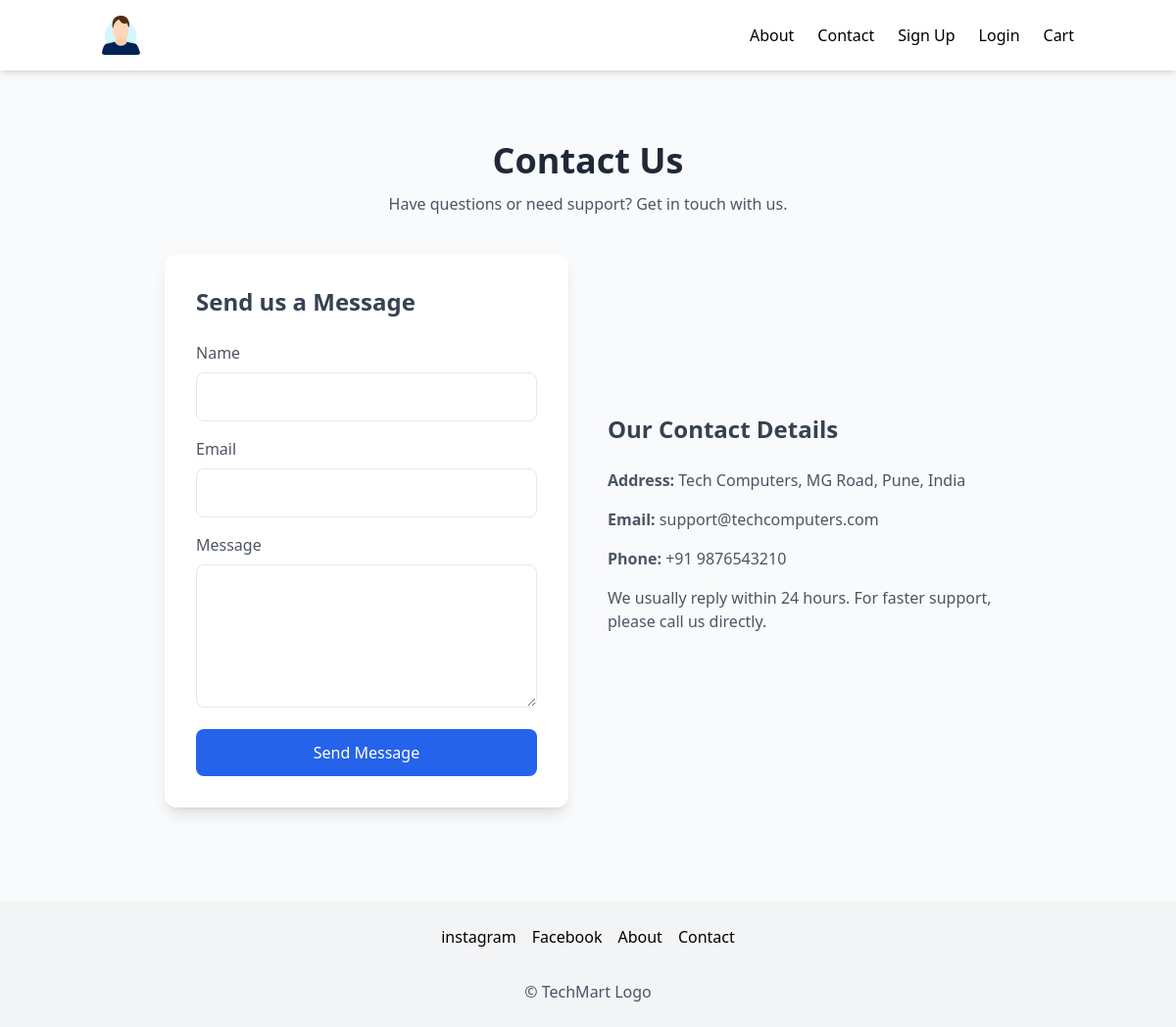
Page /contact/ on the committed database.
### store/models.py (models this page shows, shortened)
class SiteLogo(models.Model):
    logo = models.ImageField(upload_to="site_logo/")
    alt_text = models.CharField(max_length=50, default="TechMart Logo")

class FooterLink(models.Model):
    name = models.CharField(max_length=100)
    url = models.URLField(blank=True)

### store/views.py (the view)
# urls.py: path("contact/", views.contact, name="contact"),
def contact(request):
    if request.method == "POST":
        form = ContactForm(request.POST)
        if form.is_valid():
            form.save()
            messages.success(request, "Your message has been sent successfully!")
            return redirect("contact")
        else:
            messages.error(request, "There was an error. Please check the form.")
    else:
        form = ContactForm()
    return render(request, "store/contact.html", {"form": form})

### store/views.py
class ContactForm(forms.ModelForm):
    class Meta:
        model = ContactMessage
        fields = ["name", "email", "subject", "message"]

### store/context_processors.py (called while the page is built)
def site_settings(request):
    return {
        'site_theme': SiteTheme.objects.first(),
        'site_logo': SiteLogo.objects.first() if 'SiteLogo' in locals() else None,
        'nav_links': Category.objects.all(),  # example: use categories as nav links
        'footer_links': FooterLink.objects.all(),
    }

def site_logo(request):
        logo = SiteLogo.objects.first()
        return {'site_logo': logo}

### templates/store/contact.html (shortened to what this page needs)
{% extends "store/base.html" %}
{% block content %}
<section class="bg-gray-50 py-12">
  <div class="container mx-auto px-6 lg:px-20">
    <h1 class="text-4xl font-bold text-center text-gray-800">Contact Us</h1>
    <p class="text-center text-gray-600 mt-3 mb-10">
      Have questions or need support? Get in touch with us.
    </p>
    <div class="grid grid-cols-1 md:grid-cols-2 gap-10">
      <div class="bg-white shadow-lg rounded-xl p-8">
        <h2 class="text-2xl font-semibold mb-6 text-gray-700">Send us a Message</h2>
        <form method="POST" action="">
          <div class="mb-4">
            <label for="name" class="block text-gray-600 font-medium">Name</label>
            <input type="text" id="name" name="name" required
              class="w-full mt-2 p-3 border rounded-lg focus:ring focus:ring-blue-200">
          </div>
          <div class="mb-4">
            <label for="email" class="block text-gray-600 font-medium">Email</label>
            <input type="email" id="email" name="email" required
              class="w-full mt-2 p-3 border rounded-lg focus:ring focus:ring-blue-200">
          </div>
          <div class="mb-4">
            <label for="message" class="block text-gray-600 font-medium">Message</label>
            <textarea id="message" name="message" rows="5" required
              class="w-full mt-2 p-3 border rounded-lg focus:ring focus:ring-blue-200"></textarea>
          </div>
          <button type="submit"
            class="w-full bg-blue-600 text-white font-medium py-3 rounded-lg hover:bg-blue-700 transition">
            Send Message
          </button>
        </form>
      </div>
      <div class="flex flex-col justify-center">
        <h2 class="text-2xl font-semibold mb-6 text-gray-700">Our Contact Details</h2>
        <p class="text-gray-600 mb-4">
          <strong>Address:</strong> Tech Computers, MG Road, Pune, India
        </p>
        <p class="text-gray-600 mb-4">
          <strong>Email:</strong> support@techcomputers.com
        </p>
        <p class="text-gray-600 mb-4">
          <strong>Phone:</strong> +91 9876543210
        </p>
        <p class="text-gray-600 mb-4">
          We usually reply within 24 hours. For faster support, please call us directly.
        </p>
      </div>
    </div>
  </div>
</section>
{% endblock %}

### templates/store/base.html (shortened to what this page needs)
<!DOCTYPE html>
<html lang="en">
<head>
    <script src="https://cdn.tailwindcss.com"></script>
    <link rel="stylesheet" href="https://cdnjs.cloudflare.com/ajax/libs/font-awesome/6.4.2/css/all.min.css" />
</head>
<body class="bg-gray-50 text-[var(--text-color)]">
    <nav class="bg-white shadow-md relative z-50">
        <div class="container mx-auto flex justify-between items-center p-4">
            <div class="flex items-center gap-2">
                {% if site_logo %}
                    <a href="{% url 'home' %}">
                        <img src="{{ site_logo.logo.url }}" alt="{{ site_logo.alt_text }}" class="h-10">
                    </a>
                {% else %}
                    <a href="{% url 'home' %}" class="font-bold text-2xl text-[var(--primary-color)]">TechMart</a>
                {% endif %}
            </div>
            <ul class="hidden md:flex gap-6 items-center">
                <li><a href="{% url 'about' %}" class="hover:text-[var(--primary-color)] transition font-medium">About</a></li>
                <li><a href="{% url 'contact' %}" class="hover:text-[var(--primary-color)] transition font-medium">Contact</a></li>
                {% if user.is_authenticated %}
                    <li>
                        <a href="{% url 'cart' %}" class="hover:text-[var(--primary-color)] transition font-medium">
                            Cart
                            {% if cart_items_count %}
                                <span class="ml-1 bg-[var(--secondary-color)] text-white text-xs px-2 py-1 rounded-full">{{ cart_items_count }}</span>
                            {% endif %}
                        </a>
                    </li>
                    <li><a href="{% url 'profile' %}" class="hover:text-[var(--primary-color)] transition font-medium">Profile</a></li>
                    <li>
                        <form method="POST" action="{% url 'logout' %}">
                            {% csrf_token %}
                            <button type="submit" class="hover:text-[var(--primary-color)] transition font-medium">Logout</button>
                        </form>
                    </li>
                {% else %}
                    <li><a href="{% url 'signup' %}" class="hover:text-[var(--primary-color)] transition font-medium">Sign Up</a></li>
                    <li><a href="{% url 'login' %}" class="hover:text-[var(--primary-color)] transition font-medium">Login</a></li>
                    <li><a href="{% url 'login' %}?next={% url 'cart' %}" class="hover:text-[var(--primary-color)] transition font-medium">Cart</a></li>
                {% endif %}
            </ul>
        </div>
    </nav>
    <main class="container mx-auto mt-6">
        {% block content %}{% endblock %}
    </main>
    <footer class="bg-gray-100 p-6 mt-12 text-center">
        <div class="flex justify-center gap-4 mb-4 flex-wrap">
            {% for link in footer_links %}
                <a href="{{ link.url }}" class="hover:text-[var(--primary-color)] transition font-medium">{{ link.name }}</a>
            {% endfor %}
            <a href="{% url 'about' %}" class="hover:text-[var(--primary-color)] transition font-medium">About</a>
            <a href="{% url 'contact' %}" class="hover:text-[var(--primary-color)] transition font-medium">Contact</a>
        </div>
        <p class="text-gray-600">&copy; {{ site_logo.alt_text|default:"TechMart" }} {{ now|date:"Y" }}</p>
    </footer>
</body>
</html>

### rows in the picture
SiteLogo: logo (picture), alt_text "TechMart Logo"
FooterLink: name "instagram"
FooterLink: name "Facebook"
